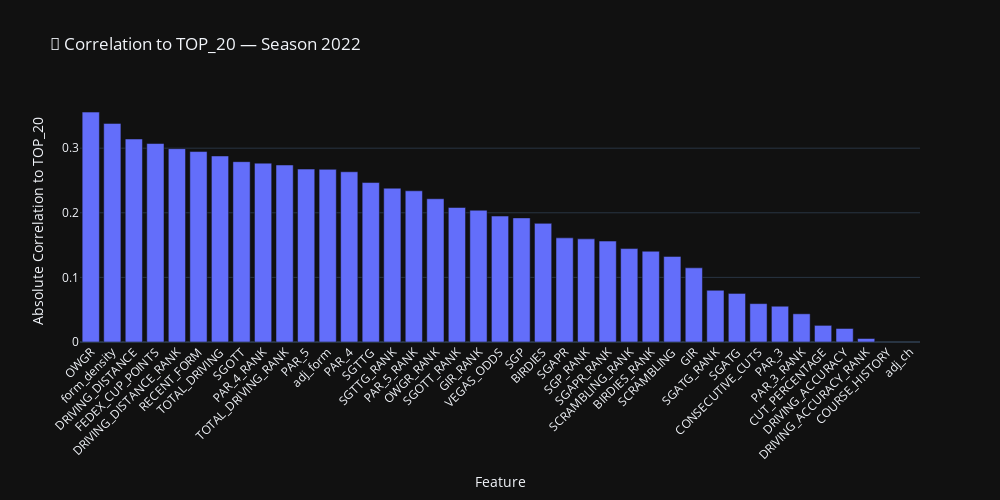
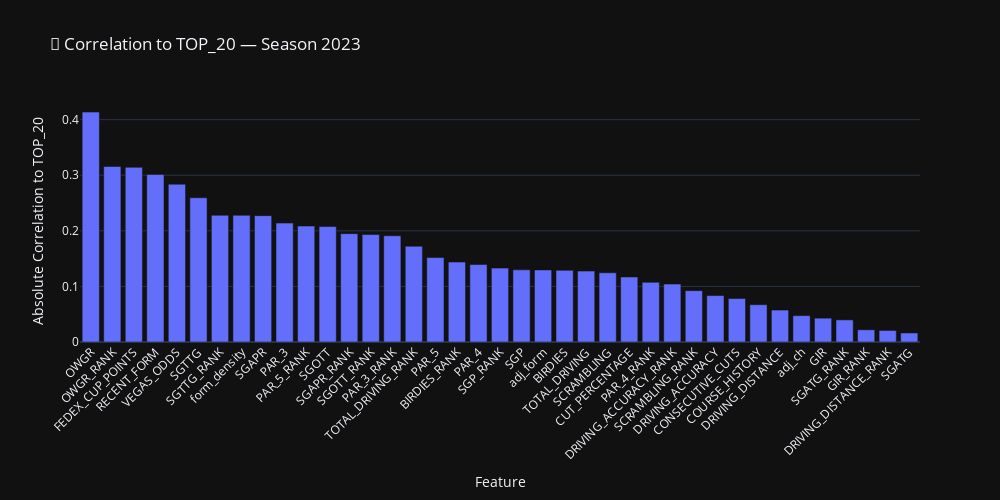
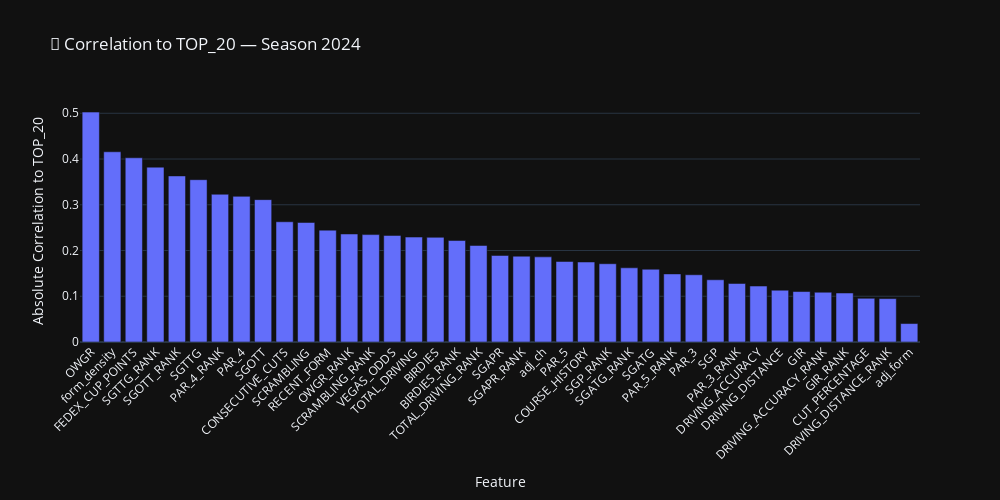

Notebook code cell kept with these figures, in order:
### Markdown cell above
## Correlations
**Last 4 Years**

### Code cell
import plotly.express as px

# Get the 4 most recent seasons (or fewer if not available)
available_seasons = sorted(training_df["SEASON"].unique())[-4:]

# Dictionary to store correlation results
correlation_frames = {}

# Calculate correlations for each season
for season in available_seasons:
    df = training_df[training_df["SEASON"] == season].copy()

    # Numeric features only, drop final result
    numeric = df.select_dtypes(include=["float64", "int64"]).drop(columns=["FINAL_POS", "SEASON"], errors="ignore")

    # Skip if TOP_20 is not present
    if "TOP_20" not in numeric.columns:
        continue

    # Correlation with TOP_20
    cor = numeric.corr().abs()["TOP_20"].drop("TOP_20", errors="ignore").sort_values(ascending=False)
    cor_df = cor.reset_index()
    cor_df.columns = ["Feature", "Correlation"]
    correlation_frames[season] = cor_df

# Plot one bar chart per season
for season, cor_df in correlation_frames.items():
    fig = px.bar(
        cor_df,
        x="Feature",
        y="Correlation",
        title=f"🔎 Correlation to TOP_20 — Season {int(season)}",
        height=500,
        width=1000
    )

    fig.update_layout(
        xaxis_title="Feature",
        yaxis_title="Absolute Correlation to TOP_20",
        template="plotly_dark",
        xaxis_tickangle=-45
    )

    fig.show()

### Figure 1 — Plotly figure (JSON) as saved in the notebook; plotly's stock layout.template omitted (floating-point values rounded to 4 significant figures)
{"data": [{"hovertemplate": "Feature=%{x}<br>Correlation=%{y}<extra></extra>", "legendgroup": "", "marker": {"color": "#636efa", "pattern": {"shape": ""}}, "name": "", "orientation": "v", "showlegend": false, "textposition": "auto", "type": "bar", "x": ["OWGR", "form_density", "DRIVING_DISTANCE", "FEDEX_CUP_POINTS", "DRIVING_DISTANCE_RANK", "RECENT_FORM", "TOTAL_DRIVING", "SGOTT", "PAR_4_RANK", "TOTAL_DRIVING_RANK", "PAR_5", "adj_form", "PAR_4", "SGTTG", "SGTTG_RANK", "PAR_5_RANK", "OWGR_RANK", "SGOTT_RANK", "GIR_RANK", "VEGAS_ODDS", "SGP", "BIRDIES", "SGAPR", "SGP_RANK", "SGAPR_RANK", "SCRAMBLING_RANK", "BIRDIES_RANK", "SCRAMBLING", "GIR", "SGATG_RANK", "SGATG", "CONSECUTIVE_CUTS", "PAR_3", "PAR_3_RANK", "CUT_PERCENTAGE", "DRIVING_ACCURACY", "DRIVING_ACCURACY_RANK", "COURSE_HISTORY", "adj_ch"], "xaxis": "x", "y": [0.3559, 0.3384, 0.3142, 0.3072, 0.2993, 0.2948, 0.288, 0.2791, 0.2768, 0.274, 0.2676, 0.2673, 0.2635, 0.2468, 0.2381, 0.234, 0.2217, 0.2082, 0.2039, 0.1949, 0.1921, 0.1836, 0.1612, 0.1596, 0.1562, 0.1446, 0.1405, 0.1325, 0.1148, 0.08004, 0.07519, 0.05941, 0.05537, 0.04365, 0.02575, 0.02094, 0.005399, NaN, NaN], "yaxis": "y"}], "layout": {"barmode": "relative", "height": 500, "legend": {"tracegroupgap": 0}, "title": {"text": "🔎 Correlation to TOP_20 — Season 2022"}, "width": 1000, "xaxis": {"anchor": "y", "domain": [0, 1], "tickangle": -45, "title": {"text": "Feature"}}, "yaxis": {"anchor": "x", "domain": [0, 1], "title": {"text": "Absolute Correlation to TOP_20"}}}}

### Figure 2 — Plotly figure (JSON) as saved in the notebook; plotly's stock layout.template omitted (floating-point values rounded to 4 significant figures)
{"data": [{"hovertemplate": "Feature=%{x}<br>Correlation=%{y}<extra></extra>", "legendgroup": "", "marker": {"color": "#636efa", "pattern": {"shape": ""}}, "name": "", "orientation": "v", "showlegend": false, "textposition": "auto", "type": "bar", "x": ["OWGR", "OWGR_RANK", "FEDEX_CUP_POINTS", "RECENT_FORM", "VEGAS_ODDS", "SGTTG", "SGTTG_RANK", "form_density", "SGAPR", "PAR_3", "PAR_5_RANK", "SGOTT", "SGAPR_RANK", "SGOTT_RANK", "PAR_3_RANK", "TOTAL_DRIVING_RANK", "PAR_5", "BIRDIES_RANK", "PAR_4", "SGP_RANK", "SGP", "adj_form", "BIRDIES", "TOTAL_DRIVING", "SCRAMBLING", "CUT_PERCENTAGE", "PAR_4_RANK", "DRIVING_ACCURACY_RANK", "SCRAMBLING_RANK", "DRIVING_ACCURACY", "CONSECUTIVE_CUTS", "COURSE_HISTORY", "DRIVING_DISTANCE", "adj_ch", "GIR", "SGATG_RANK", "GIR_RANK", "DRIVING_DISTANCE_RANK", "SGATG"], "xaxis": "x", "y": [0.4136, 0.3158, 0.3142, 0.3014, 0.2838, 0.2595, 0.228, 0.2279, 0.2273, 0.2139, 0.2085, 0.2077, 0.1949, 0.1933, 0.1911, 0.1722, 0.1519, 0.1438, 0.1393, 0.1329, 0.1298, 0.1296, 0.1289, 0.1275, 0.1245, 0.117, 0.1074, 0.1042, 0.09238, 0.08351, 0.07814, 0.06709, 0.05745, 0.0474, 0.04287, 0.03977, 0.02194, 0.02074, 0.01619], "yaxis": "y"}], "layout": {"barmode": "relative", "height": 500, "legend": {"tracegroupgap": 0}, "title": {"text": "🔎 Correlation to TOP_20 — Season 2023"}, "width": 1000, "xaxis": {"anchor": "y", "domain": [0, 1], "tickangle": -45, "title": {"text": "Feature"}}, "yaxis": {"anchor": "x", "domain": [0, 1], "title": {"text": "Absolute Correlation to TOP_20"}}}}

### Figure 3 — Plotly figure (JSON) as saved in the notebook; plotly's stock layout.template omitted (floating-point values rounded to 4 significant figures)
{"data": [{"hovertemplate": "Feature=%{x}<br>Correlation=%{y}<extra></extra>", "legendgroup": "", "marker": {"color": "#636efa", "pattern": {"shape": ""}}, "name": "", "orientation": "v", "showlegend": false, "textposition": "auto", "type": "bar", "x": ["OWGR", "form_density", "FEDEX_CUP_POINTS", "SGTTG_RANK", "SGOTT_RANK", "SGTTG", "PAR_4_RANK", "PAR_4", "SGOTT", "CONSECUTIVE_CUTS", "SCRAMBLING", "RECENT_FORM", "OWGR_RANK", "SCRAMBLING_RANK", "VEGAS_ODDS", "TOTAL_DRIVING", "BIRDIES", "BIRDIES_RANK", "TOTAL_DRIVING_RANK", "SGAPR", "SGAPR_RANK", "adj_ch", "PAR_5", "COURSE_HISTORY", "SGP_RANK", "SGATG_RANK", "SGATG", "PAR_5_RANK", "PAR_3", "SGP", "PAR_3_RANK", "DRIVING_ACCURACY", "DRIVING_DISTANCE", "GIR", "DRIVING_ACCURACY_RANK", "GIR_RANK", "CUT_PERCENTAGE", "DRIVING_DISTANCE_RANK", "adj_form"], "xaxis": "x", "y": [0.5026, 0.4158, 0.4027, 0.3822, 0.363, 0.3548, 0.323, 0.3184, 0.3112, 0.2628, 0.2612, 0.2445, 0.2361, 0.2348, 0.2329, 0.2294, 0.2288, 0.2218, 0.211, 0.1892, 0.1876, 0.1861, 0.1759, 0.1748, 0.1711, 0.1622, 0.159, 0.1488, 0.147, 0.136, 0.1279, 0.1223, 0.1133, 0.1103, 0.1088, 0.1071, 0.09556, 0.09481, 0.04033], "yaxis": "y"}], "layout": {"barmode": "relative", "height": 500, "legend": {"tracegroupgap": 0}, "title": {"text": "🔎 Correlation to TOP_20 — Season 2024"}, "width": 1000, "xaxis": {"anchor": "y", "domain": [0, 1], "tickangle": -45, "title": {"text": "Feature"}}, "yaxis": {"anchor": "x", "domain": [0, 1], "title": {"text": "Absolute Correlation to TOP_20"}}}}
